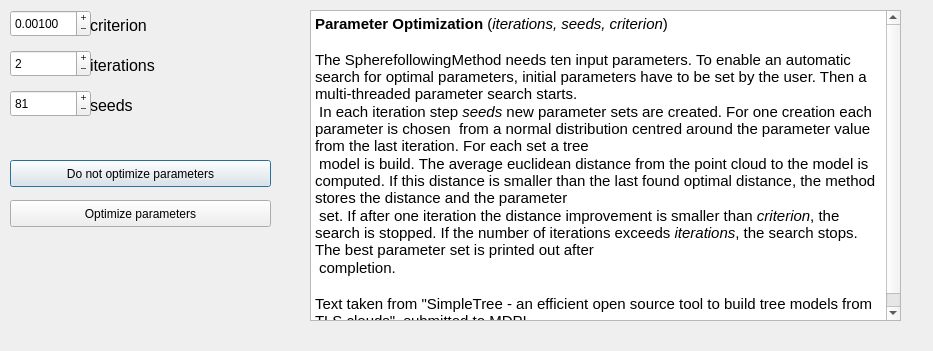
<?xml version="1.0" encoding="UTF-8"?>
<ui version="4.0">
 <class>optimize_dialog</class>
 <widget class="QDialog" name="optimize_dialog">
  <property name="geometry">
   <rect>
    <x>0</x>
    <y>0</y>
    <width>933</width>
    <height>351</height>
   </rect>
  </property>
  <property name="windowTitle">
   <string>Choose thresholds</string>
  </property>
  <widget class="QDoubleSpinBox" name="min_dist">
   <property name="geometry">
    <rect>
     <x>10</x>
     <y>10</y>
     <width>81</width>
     <height>27</height>
    </rect>
   </property>
   <property name="buttonSymbols">
    <enum>QAbstractSpinBox::PlusMinus</enum>
   </property>
   <property name="decimals">
    <number>5</number>
   </property>
   <property name="minimum">
    <double>0.000000000000000</double>
   </property>
   <property name="maximum">
    <double>10.000000000000000</double>
   </property>
   <property name="singleStep">
    <double>0.000100000000000</double>
   </property>
   <property name="value">
    <double>0.001000000000000</double>
   </property>
  </widget>
  <widget class="QPushButton" name="abort">
   <property name="geometry">
    <rect>
     <x>10</x>
     <y>160</y>
     <width>261</width>
     <height>27</height>
    </rect>
   </property>
   <property name="text">
    <string>Do not optimize parameters</string>
   </property>
  </widget>
  <widget class="QPushButton" name="compute">
   <property name="geometry">
    <rect>
     <x>10</x>
     <y>200</y>
     <width>261</width>
     <height>27</height>
    </rect>
   </property>
   <property name="text">
    <string>Optimize parameters</string>
   </property>
  </widget>
  <widget class="QLabel" name="label_2">
   <property name="geometry">
    <rect>
     <x>90</x>
     <y>10</y>
     <width>81</width>
     <height>31</height>
    </rect>
   </property>
   <property name="font">
    <font>
     <pointsize>12</pointsize>
    </font>
   </property>
   <property name="text">
    <string>criterion</string>
   </property>
   <property name="alignment">
    <set>Qt::AlignLeading|Qt::AlignLeft|Qt::AlignVCenter</set>
   </property>
  </widget>
  <widget class="QDoubleSpinBox" name="max_iterations">
   <property name="geometry">
    <rect>
     <x>10</x>
     <y>50</y>
     <width>81</width>
     <height>27</height>
    </rect>
   </property>
   <property name="buttonSymbols">
    <enum>QAbstractSpinBox::PlusMinus</enum>
   </property>
   <property name="decimals">
    <number>0</number>
   </property>
   <property name="minimum">
    <double>0.000000000000000</double>
   </property>
   <property name="maximum">
    <double>100.000000000000000</double>
   </property>
   <property name="singleStep">
    <double>1.000000000000000</double>
   </property>
   <property name="value">
    <double>2.000000000000000</double>
   </property>
  </widget>
  <widget class="QLabel" name="label_3">
   <property name="geometry">
    <rect>
     <x>90</x>
     <y>50</y>
     <width>121</width>
     <height>31</height>
    </rect>
   </property>
   <property name="font">
    <font>
     <pointsize>12</pointsize>
    </font>
   </property>
   <property name="text">
    <string>iterations</string>
   </property>
   <property name="alignment">
    <set>Qt::AlignLeading|Qt::AlignLeft|Qt::AlignVCenter</set>
   </property>
  </widget>
  <widget class="QLabel" name="label_4">
   <property name="geometry">
    <rect>
     <x>90</x>
     <y>90</y>
     <width>131</width>
     <height>31</height>
    </rect>
   </property>
   <property name="font">
    <font>
     <pointsize>12</pointsize>
    </font>
   </property>
   <property name="text">
    <string>seeds</string>
   </property>
   <property name="alignment">
    <set>Qt::AlignLeading|Qt::AlignLeft|Qt::AlignVCenter</set>
   </property>
  </widget>
  <widget class="QDoubleSpinBox" name="seeds_per_voxel">
   <property name="geometry">
    <rect>
     <x>10</x>
     <y>90</y>
     <width>81</width>
     <height>27</height>
    </rect>
   </property>
   <property name="buttonSymbols">
    <enum>QAbstractSpinBox::PlusMinus</enum>
   </property>
   <property name="decimals">
    <number>0</number>
   </property>
   <property name="minimum">
    <double>0.000000000000000</double>
   </property>
   <property name="maximum">
    <double>1000.000000000000000</double>
   </property>
   <property name="singleStep">
    <double>1.000000000000000</double>
   </property>
   <property name="value">
    <double>81.000000000000000</double>
   </property>
  </widget>
  <widget class="QTextBrowser" name="textBrowser">
   <property name="geometry">
    <rect>
     <x>310</x>
     <y>10</y>
     <width>591</width>
     <height>311</height>
    </rect>
   </property>
   <property name="html">
    <string>&lt;!DOCTYPE HTML PUBLIC &quot;-//W3C//DTD HTML 4.0//EN&quot; &quot;http://www.w3.org/TR/REC-html40/strict.dtd&quot;&gt;
&lt;html&gt;&lt;head&gt;&lt;meta name=&quot;qrichtext&quot; content=&quot;1&quot; /&gt;&lt;style type=&quot;text/css&quot;&gt;
p, li { white-space: pre-wrap; }
&lt;/style&gt;&lt;/head&gt;&lt;body style=&quot; font-family:'Ubuntu'; font-size:11pt; font-weight:400; font-style:normal;&quot;&gt;
&lt;p style=&quot; margin-top:0px; margin-bottom:0px; margin-left:0px; margin-right:0px; -qt-block-indent:0; text-indent:0px;&quot;&gt;&lt;span style=&quot; font-weight:600;&quot;&gt;Parameter Optimization&lt;/span&gt; (&lt;span style=&quot; font-style:italic;&quot;&gt;iterations, seeds, criterion&lt;/span&gt;)&lt;/p&gt;
&lt;p style=&quot;-qt-paragraph-type:empty; margin-top:0px; margin-bottom:0px; margin-left:0px; margin-right:0px; -qt-block-indent:0; text-indent:0px;&quot;&gt;&lt;br /&gt;&lt;/p&gt;
&lt;p style=&quot; margin-top:0px; margin-bottom:0px; margin-left:0px; margin-right:0px; -qt-block-indent:0; text-indent:0px;&quot;&gt;The SpherefollowingMethod needs ten input parameters. To enable an automatic search for optimal parameters, initial parameters have to be set by the user. Then a multi-threaded parameter search starts.&lt;/p&gt;
&lt;p style=&quot; margin-top:0px; margin-bottom:0px; margin-left:0px; margin-right:0px; -qt-block-indent:0; text-indent:0px;&quot;&gt; In each iteration step &lt;span style=&quot; font-style:italic;&quot;&gt;seeds&lt;/span&gt; new parameter sets are created. For one creation each parameter is chosen  from a normal distribution centred around the parameter value from the last iteration. For each set a tree&lt;/p&gt;
&lt;p style=&quot; margin-top:0px; margin-bottom:0px; margin-left:0px; margin-right:0px; -qt-block-indent:0; text-indent:0px;&quot;&gt; model is build. The average euclidean distance from the point cloud to the model is computed. If this distance is smaller than the last found optimal distance, the method stores the distance and the parameter&lt;/p&gt;
&lt;p style=&quot; margin-top:0px; margin-bottom:0px; margin-left:0px; margin-right:0px; -qt-block-indent:0; text-indent:0px;&quot;&gt; set. If after one iteration the distance improvement is smaller than &lt;span style=&quot; font-style:italic;&quot;&gt;criterion&lt;/span&gt;, the search is stopped. If the number of iterations exceeds &lt;span style=&quot; font-style:italic;&quot;&gt;iterations&lt;/span&gt;, the search stops. The best parameter set is printed out after&lt;/p&gt;
&lt;p style=&quot; margin-top:0px; margin-bottom:0px; margin-left:0px; margin-right:0px; -qt-block-indent:0; text-indent:0px;&quot;&gt; completion.&lt;/p&gt;
&lt;p style=&quot;-qt-paragraph-type:empty; margin-top:0px; margin-bottom:0px; margin-left:0px; margin-right:0px; -qt-block-indent:0; text-indent:0px;&quot;&gt;&lt;br /&gt;&lt;/p&gt;
&lt;p style=&quot; margin-top:0px; margin-bottom:0px; margin-left:0px; margin-right:0px; -qt-block-indent:0; text-indent:0px;&quot;&gt;Text taken from &amp;quot;SimpleTree - an efficient open source tool to build tree models from TLS clouds&amp;quot;, submitted to MDPI.&lt;/p&gt;&lt;/body&gt;&lt;/html&gt;</string>
   </property>
  </widget>
 </widget>
 <resources/>
 <connections/>
</ui>
